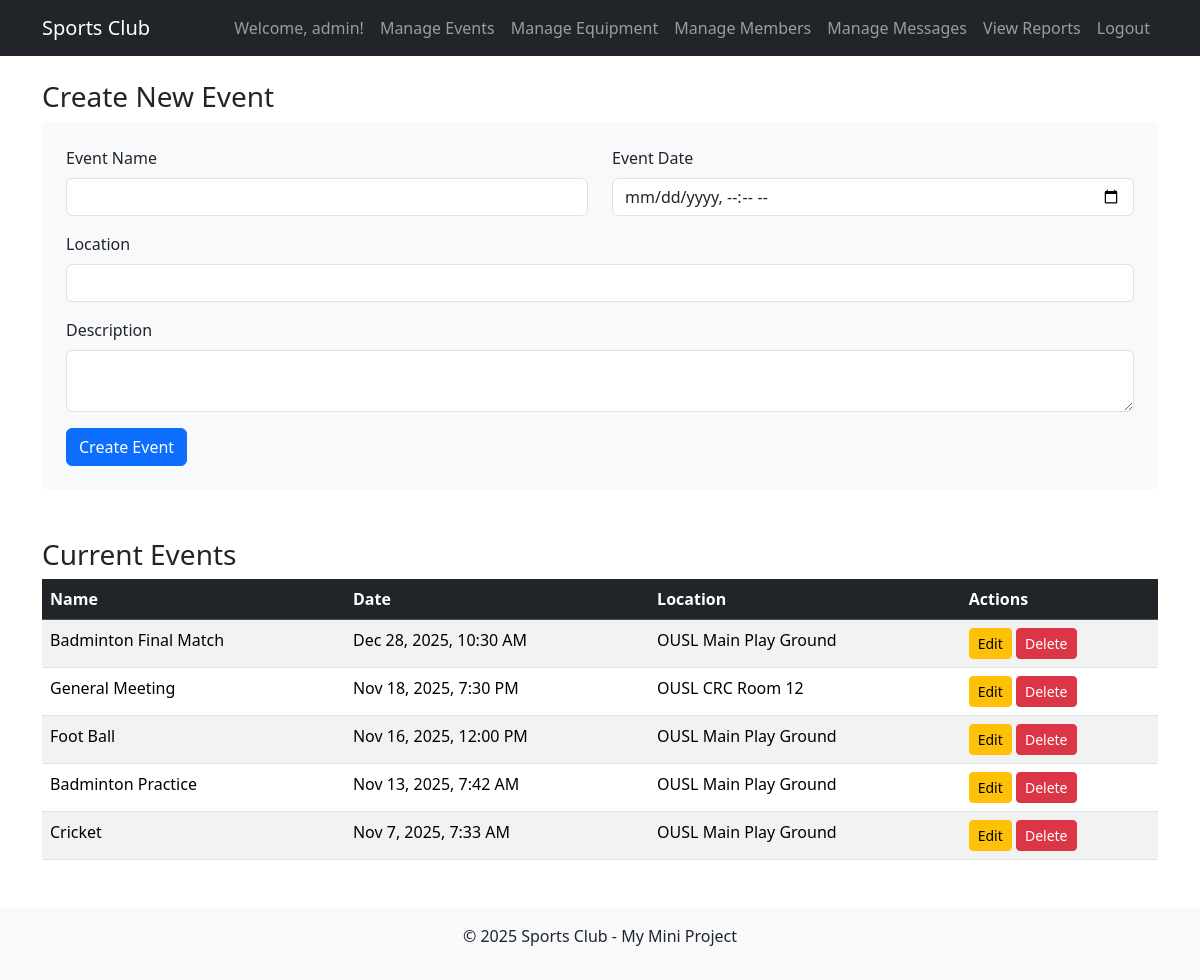
The page /admin_events.php (signed in) on the database its author committed.
### tables this page shows
CREATE TABLE `events` (
  `event_id` int(11) NOT NULL,
  `event_name` varchar(100) NOT NULL,
  `description` text DEFAULT NULL,
  `event_date` datetime NOT NULL,
  `location` varchar(100) DEFAULT NULL
);

### admin_events.php (the view, shortened to what this page needs)
<?php
include 'header.php';
include 'db_connect.php';
$edit_mode = false;
$edit_event = null;
?>
<h3><?php echo $edit_mode ? 'Edit Event' : 'Create New Event'; ?></h3>
<form action="admin_events.php" method="POST" class="mb-5 p-4 bg-light rounded">
    <div class="row">
        <div class="col-md-6 mb-3">
            <label class="form-label">Event Name</label>
            <input type="text" class="form-control" name="event_name" value="<?php echo $edit_mode ? $edit_event['event_name'] : ''; ?>" required>
        </div>
        <div class="col-md-6 mb-3">
            <label class="form-label">Event Date</label>
            <input type="datetime-local" class="form-control" name="event_date" value="<?php echo $edit_mode ? date('Y-m-d\TH:i', strtotime($edit_event['event_date'])) : ''; ?>" required>
        </div>
    </div>
    <div class="mb-3">
        <label class="form-label">Location</label>
        <input type="text" class="form-control" name="location" value="<?php echo $edit_mode ? $edit_event['location'] : ''; ?>">
    </div>
    <div class="mb-3">
        <label class="form-label">Description</label>
        <textarea class="form-control" name="description"><?php echo $edit_mode ? $edit_event['description'] : ''; ?></textarea>
    </div>
    <button type="submit" name="save_event" class="btn btn-primary"><?php echo $edit_mode ? 'Update Event' : 'Create Event'; ?></button>
</form>
<h3>Current Events</h3>
<table class="table table-striped table-hover">
    <thead class="table-dark">
        <tr>
            <th>Name</th>
            <th>Date</th>
            <th>Location</th>
            <th>Actions</th>
        </tr>
    </thead>
    <tbody>
        <?php
        $sql = "SELECT * FROM Events ORDER BY event_date DESC";
        $result = $conn->query($sql);
        if ($result->num_rows > 0) {
            while($row = $result->fetch_assoc()) {
                echo "<tr>";
                echo "<td>" . htmlspecialchars($row['event_name']) . "</td>";
                echo "<td>" . date('M j, Y, g:i A', strtotime($row['event_date'])) . "</td>";
                echo "<td>" . htmlspecialchars($row['location']) . "</td>";
                echo "<td>
                        <a href='admin_events.php?edit=" . $row['event_id'] . "' class='btn btn-sm btn-warning'>Edit</a>
                        <a href='admin_events.php?delete=" . $row['event_id'] . "' class='btn btn-sm btn-danger' onclick='return confirm(\"Are you sure?\")'>Delete</a>
                      </td>";
                echo "</tr>";
            }
        } else {
            echo "<tr><td colspan='4' class='text-center'>No events found.</td></tr>";
        }
        ?>
    </tbody>
</table>
<?php
include 'footer.php';
?>

### rows shown on the page
events: event_name "Badminton Final Match", event_date "Dec 28, 2025, 10:30 AM", location "OUSL Main Play Ground"
events: event_name "General Meeting", event_date "Nov 18, 2025, 7:30 PM", location "OUSL CRC Room 12"
events: event_name "Foot Ball", event_date "Nov 16, 2025, 12:00 PM", location "OUSL Main Play Ground"
events: event_name "Badminton Practice", event_date "Nov 13, 2025, 7:42 AM", location "OUSL Main Play Ground"
events: event_name "Cricket", event_date "Nov 7, 2025, 7:33 AM", location "OUSL Main Play Ground"

### other values the page prints
$_SESSION['username'] "admin"
